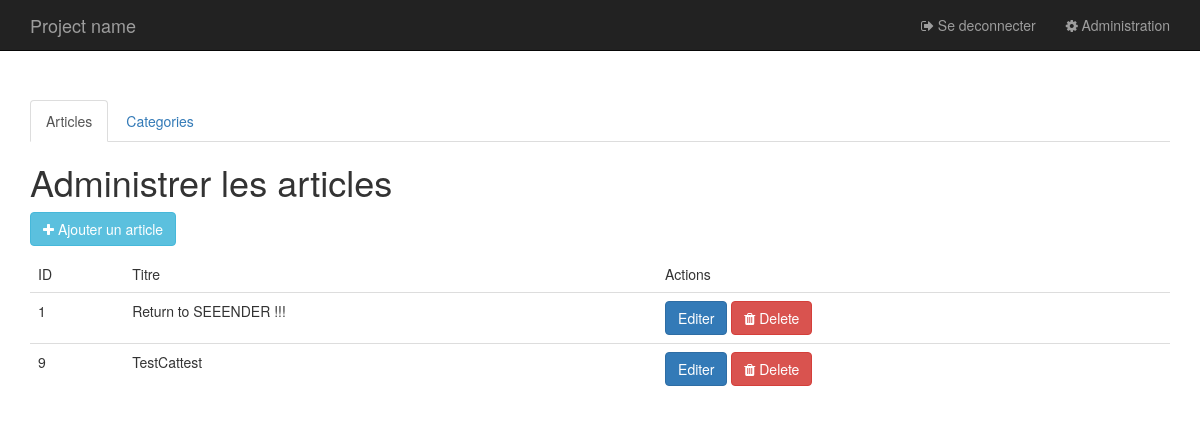
/index.php?page=admin.posts.index (signed in), run on the app's committed database.
### tables this page shows
CREATE TABLE IF NOT EXISTS `articles` (
  `id` int(11) NOT NULL AUTO_INCREMENT,
  `title` varchar(255) DEFAULT NULL,
  `content` longtext,
  `date` datetime DEFAULT NULL,
  `categorie_id` int(11) DEFAULT NULL,
  PRIMARY KEY (`id`),
  UNIQUE KEY `id` (`id`),
  KEY `categorie_id` (`categorie_id`)
);

### core/Controller/Controller.php (called while the page is built, shortened)
<?php
class Controller {
    protected $viewPath;
    protected function render($view, $vars = []) {
        extract($vars);
        $view = $this->viewPath . str_replace('.', '/', $view) . '.php';
        require($view);
    }
}

### app/Controller/Admin/PostsController.php (called while the page is built, shortened)
<?php
class PostsController extends AppController{
    public function indexAction() {
        $posts = $this->Post->all();
        $this->render('admin.posts.index', compact('posts'));
    }
}

### public/index.php (called while the page is built, shortened)
<?php
if(isset($_GET['page'])) {
    $page = $_GET['page'];
}
else {
    $page = 'posts.index';
}
$page = explode('.', $page);
if($page[0] === 'admin') {
    $action = $page[2].'Action';
}
else{
    $controller = '\App\Controller\\' .ucfirst($page[0]) . 'Controller';
    $action = $page[1].'Action';
}
$controller = new $controller();
$controller->$action();

### core/Table/Table.php (called while the page is built, shortened)
<?php
class Table {
    protected $table;
    protected $db;
    public function __construct(Database $db) {
        $this->db = $db;
    }
    public function all() {
        return $this->query('SELECT * FROM ' . $this->table);
    }
    public function query($statement, $attributes = null, $one = false) {
        if($attributes) {
            return $this->db->prepare(
                $statement,
                $attributes,
                str_replace('Table', 'Entity', get_class($this)),
                $one
            );
        }
        else {
            return $this->db->query(
                $statement,
                str_replace('Table', 'Entity', get_class($this)),
                $one
            );
        }
    }
}

### core/Database/MysqlDatabase.php (called while the page is built, shortened)
<?php
class MysqlDatabase extends Database {
    private $pdo;
    private function getPDO() {
        if($this->pdo === null) {
            $pdo = new PDO('mysql:dbname=base_blog;host=localhost', 'root', '');
            $pdo->setAttribute(PDO::ATTR_ERRMODE, PDO::ERRMODE_EXCEPTION);
            $this->pdo = $pdo;
        }
        return $this->pdo;
    }
    public function query($statement, $class_name = null, $one = false) {
        $req = $this->getPDO()->query($statement);
        if($class_name === null) {
            $req->setFetchMode(PDO::FETCH_OBJ);
        }
        else {
            $req->setFetchMode(PDO::FETCH_CLASS, $class_name);
        }
        if($one) {
            $datas = $req->fetch();
        }
        else {
            $datas = $req->fetchAll();
        }
        return $datas;
    }
}

### app/Autoloader.php (called while the page is built, shortened)
<?php
class Autoloader {
    public static function autoload($class) {
        if(strpos($class, __NAMESPACE__ . '\\') === 0) {
            $class = str_replace(__NAMESPACE__ . '\\', '', $class);
            $class = str_replace('\\', '/', $class);
        }
    }
}

### core/Autoloader.php (called while the page is built, shortened)
<?php
class Autoloader {
    public static function autoload($class) {
        if(strpos($class, __NAMESPACE__ . '\\') === 0) {
            $class = str_replace(__NAMESPACE__ . '\\', '', $class);
            $class = str_replace('\\', '/', $class);
        }
    }
}

### app/Views/admin/posts/index.php (the view, shortened to what this page needs)
<ul class="nav nav-tabs">
    <li role="presentation" class="active"><a href="index.php?page=admin.posts.index">Articles</a></li>
    <li role="presentation"><a href="index.php?page=admin.categories.index">Categories</a></li>
</ul>
<h1>Administrer les articles</h1>
<p>
    <a href="?page=admin.posts.add" class="btn btn-info">
        <i class="fa fa-plus"></i>
        Ajouter un article
    </a>
</p>
<table class="table">
    <thead>
        <tr>
            <td>ID</td>
            <td>Titre</td>
            <td>Actions</td>
        </tr>
    </thead>
    <tbody>
        <?php foreach($posts as $post): ?>
            <tr>
                <td>
                    <?= $post->id; ?>
                </td>
                <td>
                    <?= $post->title; ?>
                </td>
                <td>
                    <a class="btn-primary btn" href="?page=admin.posts.edit&id=<?= $post->id; ?>">Editer</a>
                    <form action="?page=admin.posts.delete" method="post" style="display: inline;">
                        <button class="btn btn-danger">
                            <i class="fa fa-trash"></i> Delete
                        </button>
                    </form>
                </td>
            </tr>
        <?php endforeach; ?>
    </tbody>
</table>

### data on the page
articles: id "1", title "Return to SEEENDER !!!"
articles: id "9", title "TestCattest"
